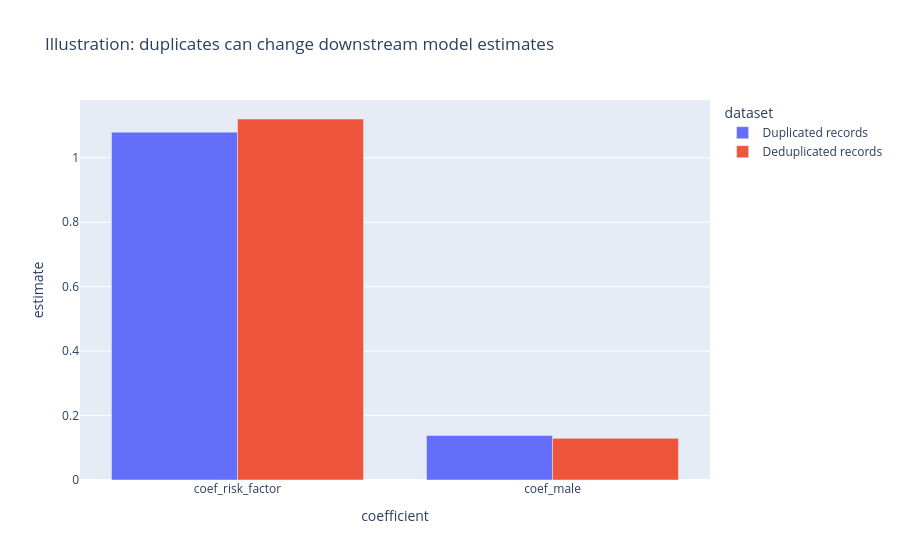

Source (notebook cell):
### Code cell
coef = model_compare.melt(id_vars=["dataset"], value_vars=["coef_risk_factor","coef_male"],
                          var_name="coefficient", value_name="estimate")
fig = px.bar(coef, x="coefficient", y="estimate", color="dataset", barmode="group",
             title="Illustration: duplicates can change downstream model estimates")
fig.show()

### Figure 1 — Plotly figure (JSON) as saved in the notebook; plotly's stock layout.template omitted (floating-point values rounded to 4 significant figures)
{"data": [{"alignmentgroup": "True", "hovertemplate": "dataset=Duplicated records<br>coefficient=%{x}<br>estimate=%{y}<extra></extra>", "legendgroup": "Duplicated records", "marker": {"color": "#636efa", "pattern": {"shape": ""}}, "name": "Duplicated records", "offsetgroup": "Duplicated records", "orientation": "v", "showlegend": true, "textposition": "auto", "type": "bar", "x": ["coef_risk_factor", "coef_male"], "xaxis": "x", "y": [1.08, 0.138], "yaxis": "y"}, {"alignmentgroup": "True", "hovertemplate": "dataset=Deduplicated records<br>coefficient=%{x}<br>estimate=%{y}<extra></extra>", "legendgroup": "Deduplicated records", "marker": {"color": "#EF553B", "pattern": {"shape": ""}}, "name": "Deduplicated records", "offsetgroup": "Deduplicated records", "orientation": "v", "showlegend": true, "textposition": "auto", "type": "bar", "x": ["coef_risk_factor", "coef_male"], "xaxis": "x", "y": [1.121, 0.1294], "yaxis": "y"}], "layout": {"barmode": "group", "legend": {"title": {"text": "dataset"}, "tracegroupgap": 0}, "title": {"text": "Illustration: duplicates can change downstream model estimates"}, "xaxis": {"anchor": "y", "domain": [0.0, 1.0], "title": {"text": "coefficient"}}, "yaxis": {"anchor": "x", "domain": [0.0, 1.0], "title": {"text": "estimate"}}}}
